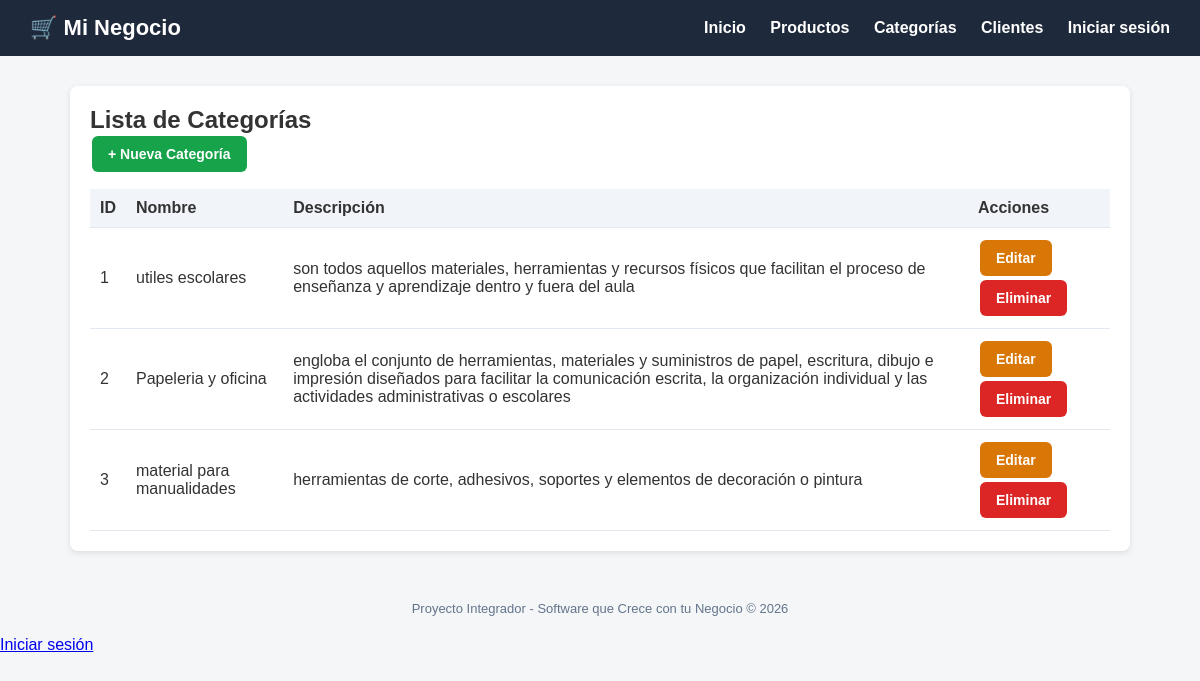
Page /categorias/ on the committed database.
### tienda/models.py (models this page shows, shortened)
class Categoria(models.Model):
    nombre = models.CharField(max_length=100)
    descripcion = models.TextField(blank=True, null=True)
    class Meta:
        verbose_name = "Categoria"
        verbose_name_plural = "Categorías"

### tienda/views.py (the view)
# urls.py: path('categorias/', views.lista_categorias, name='lista_categorias'),
def lista_categorias(request):
    categorias = Categoria.objects.all()
    return render(request, 'tienda/categorias/lista.html', {'categorias': categorias})

### tienda/templates/tienda/categorias/lista.html (shortened to what this page needs)
{% extends 'base.html' %}
{% block content %}
<div class="card">
    <h2>Lista de Categorías</h2>
    <a href="{% url 'crear_categoria' %}" class="btn btn-success">+ Nueva Categoría</a>
    <table>
        <thead>
            <tr><th>ID</th><th>Nombre</th><th>Descripción</th><th>Acciones</th></tr>
        </thead>
        <tbody>
            {% for categoria in categorias %}
            <tr>
                <td>{{ categoria.id }}</td>
                <td>{{ categoria.nombre }}</td>
                <td>{{ categoria.descripcion|default:"-" }}</td>
                <td>
                    <a href="{% url 'editar_categoria' categoria.pk %}" class="btn btn-warning">Editar</a>
                    <a href="{% url 'eliminar_categoria' categoria.pk %}" class="btn btn-danger">Eliminar</a>
                </td>
            </tr>
            {% empty %}
            <tr><td colspan="4">No hay categorías registradas.</td></tr>
            {% endfor %}
        </tbody>
    </table>
</div>
{% endblock %}

### tienda/templates/base.html (style rules this page uses)
* { margin: 0; padding: 0; box-sizing: border-box; }
body { font-family: Arial, sans-serif; background: #f4f6f8; color: #333; }
.card { background: #fff; border-radius: 8px; padding: 20px; box-shadow: 0 2px 6px rgba(0,0,0,0.1); margin-bottom: 20px; }
.btn { display: inline-block; padding: 10px 16px; border-radius: 6px; text-decoration: none; color: #fff; font-weight: bold; border: none; cursor: pointer; font-size: 14px; margin: 2px; }
.btn-success { background: #16a34a; }
.btn-danger { background: #dc2626; }
.btn-warning { background: #d97706; }
table { width: 100%; border-collapse: collapse; margin-top: 15px; }
th, td { padding: 10px; text-align: left; border-bottom: 1px solid #e2e8f0; }
th { background: #f1f5f9; }

### rows in the picture
Categoria: id "1", nombre "utiles escolares", descripcion "son todos aquellos materiales, herramientas y recursos físicos que facilitan el proceso de enseñanza y aprendizaje dentro y fuera del aula"
Categoria: id "2", nombre "Papeleria y oficina", descripcion "engloba el conjunto de herramientas, materiales y suministros de papel, escritura, dibujo e impresión diseñados para facilitar la comunicación escrita, la organización individual y las actividades administrativas o escolares"
Categoria: id "3", nombre "material para manualidades", descripcion "herramientas de corte, adhesivos, soportes y elementos de decoración o pintura"
